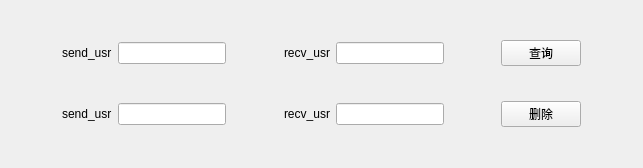
<?xml version="1.0" encoding="UTF-8"?>
<ui version="4.0">
 <class>disDeal_message_win</class>
 <widget class="QWidget" name="disDeal_message_win">
  <property name="geometry">
   <rect>
    <x>0</x>
    <y>0</y>
    <width>643</width>
    <height>168</height>
   </rect>
  </property>
  <property name="windowTitle">
   <string>Form</string>
  </property>
  <layout class="QHBoxLayout" name="horizontalLayout_3">
   <item>
    <layout class="QVBoxLayout" name="verticalLayout_2">
     <item>
      <layout class="QHBoxLayout" name="horizontalLayout">
       <item>
        <spacer name="horizontalSpacer">
         <property name="orientation">
          <enum>Qt::Horizontal</enum>
         </property>
         <property name="sizeHint" stdset="0">
          <size>
           <width>40</width>
           <height>20</height>
          </size>
         </property>
        </spacer>
       </item>
       <item>
        <widget class="QLabel" name="label">
         <property name="text">
          <string>send_usr</string>
         </property>
        </widget>
       </item>
       <item>
        <widget class="QLineEdit" name="select_send"/>
       </item>
       <item>
        <spacer name="horizontalSpacer_2">
         <property name="orientation">
          <enum>Qt::Horizontal</enum>
         </property>
         <property name="sizeHint" stdset="0">
          <size>
           <width>40</width>
           <height>20</height>
          </size>
         </property>
        </spacer>
       </item>
       <item>
        <widget class="QLabel" name="label_2">
         <property name="text">
          <string>recv_usr</string>
         </property>
        </widget>
       </item>
       <item>
        <widget class="QLineEdit" name="select_recv">
         <property name="text">
          <string/>
         </property>
        </widget>
       </item>
       <item>
        <spacer name="horizontalSpacer_3">
         <property name="orientation">
          <enum>Qt::Horizontal</enum>
         </property>
         <property name="sizeHint" stdset="0">
          <size>
           <width>40</width>
           <height>20</height>
          </size>
         </property>
        </spacer>
       </item>
       <item>
        <widget class="QPushButton" name="pushButton">
         <property name="text">
          <string>查询</string>
         </property>
        </widget>
       </item>
       <item>
        <spacer name="horizontalSpacer_4">
         <property name="orientation">
          <enum>Qt::Horizontal</enum>
         </property>
         <property name="sizeHint" stdset="0">
          <size>
           <width>40</width>
           <height>20</height>
          </size>
         </property>
        </spacer>
       </item>
      </layout>
     </item>
     <item>
      <layout class="QHBoxLayout" name="horizontalLayout_2">
       <item>
        <spacer name="horizontalSpacer_5">
         <property name="orientation">
          <enum>Qt::Horizontal</enum>
         </property>
         <property name="sizeHint" stdset="0">
          <size>
           <width>40</width>
           <height>20</height>
          </size>
         </property>
        </spacer>
       </item>
       <item>
        <widget class="QLabel" name="label_3">
         <property name="text">
          <string>send_usr</string>
         </property>
        </widget>
       </item>
       <item>
        <widget class="QLineEdit" name="delete_send"/>
       </item>
       <item>
        <spacer name="horizontalSpacer_6">
         <property name="orientation">
          <enum>Qt::Horizontal</enum>
         </property>
         <property name="sizeHint" stdset="0">
          <size>
           <width>40</width>
           <height>20</height>
          </size>
         </property>
        </spacer>
       </item>
       <item>
        <widget class="QLabel" name="label_4">
         <property name="text">
          <string>recv_usr</string>
         </property>
        </widget>
       </item>
       <item>
        <widget class="QLineEdit" name="delete_recv">
         <property name="text">
          <string/>
         </property>
        </widget>
       </item>
       <item>
        <spacer name="horizontalSpacer_7">
         <property name="orientation">
          <enum>Qt::Horizontal</enum>
         </property>
         <property name="sizeHint" stdset="0">
          <size>
           <width>40</width>
           <height>20</height>
          </size>
         </property>
        </spacer>
       </item>
       <item>
        <widget class="QPushButton" name="pushButton_2">
         <property name="text">
          <string>删除</string>
         </property>
        </widget>
       </item>
       <item>
        <spacer name="horizontalSpacer_8">
         <property name="orientation">
          <enum>Qt::Horizontal</enum>
         </property>
         <property name="sizeHint" stdset="0">
          <size>
           <width>40</width>
           <height>20</height>
          </size>
         </property>
        </spacer>
       </item>
      </layout>
     </item>
    </layout>
   </item>
  </layout>
 </widget>
 <resources/>
 <connections/>
</ui>
